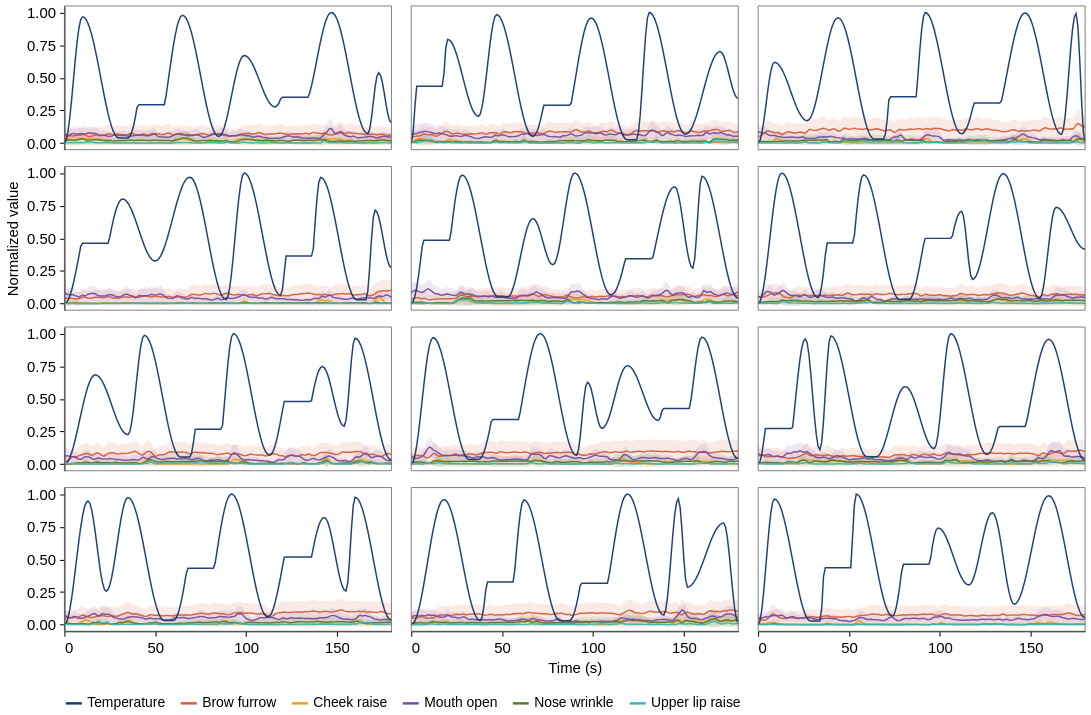

Source (notebook cell):
### Markdown cell above
## Step 4 — Grand-averaged facial expressions

### Code cell
facial_averages_chart = plot_grand_averages_grid(
    averages,
    facial_signals,
    signal_labels=None,
    signal_colors=None,
    columns=3,
    width=330,
    height=145,
    display_step_ms=1000,
    y_domain=(-0.05, 1.05),
    line_width=1.5,
    line_opacity=0.95,
    show_ci=True,
    ci_opacity=0.13,
    column_spacing=18,
    row_spacing=14,
    legend_columns=6,
    panel_border_color="#606060",
    panel_border_width=0.8,
    title=None,
)
style_figure(facial_averages_chart)
